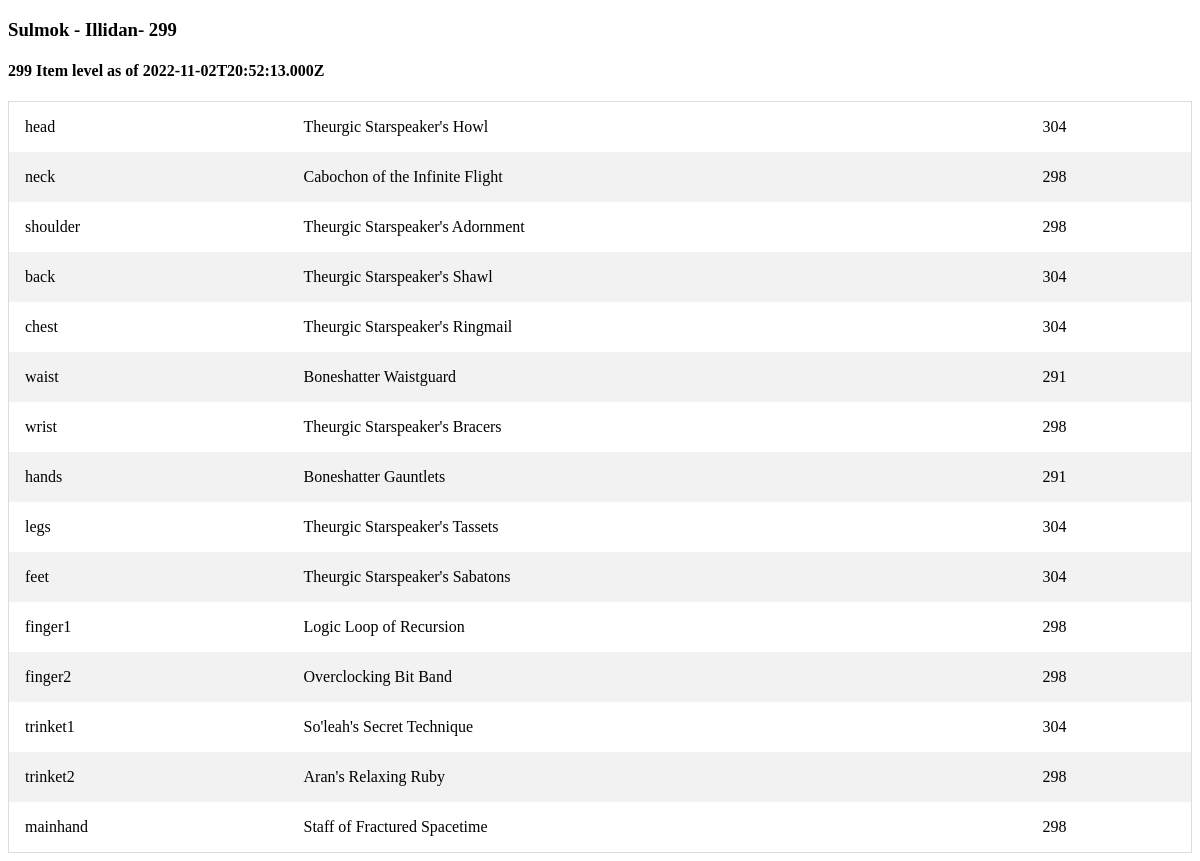
Screenshot of /us/Illidan/Sulmok with the database file from the repository.
### tables this page shows
CREATE TABLE character_gear (
    name TEXT
    ,region TEXT
    ,realm TEXT
    ,last_crawled_at TEXT
    ,equipped_item_level TEXT
    ,item_slot TEXT
    ,item_level TEXT
    ,item_name TEXT
    ,unique_key UNIQUE
    );

### app.py (the view)
@app.route('/<region>/<realm>/<character_name>')
def character_name(region,realm,character_name):
    conn = create_connection()
    cursor = conn.cursor()
    distinct_crawl_dates = cursor.execute("""select distinct last_crawled_at,equipped_item_level
                                        from character_gear
                                        where name = '{}'
                                            and realm = '{}'
                                            and region = '{}'
                                        order by last_crawled_at desc
                                            """.format(character_name,realm,region)).fetchall()
    results = cursor.execute("""select *
                            from character_gear
                            where name = '{}'
                                and realm = '{}'
                                and region = '{}'
                                """.format(character_name,realm,region))
    data = results.fetchall()
    character = cursor.execute("""select *
                            from character_gear
                            where name = '{}'
                                and realm = '{}'
                                and region = '{}'
                                """.format(character_name,realm,region)).fetchone()
    return render_template('character.html',data=data,character=character,distinct_crawl_dates=distinct_crawl_dates)

### app.py (called while the page is built)
def create_connection():
    conn = None
    try:
        file ="/home/terrysey/MythicPlus/mplus.db"
        conn = sqlite3.connect(file
        ,detect_types=sqlite3.PARSE_DECLTYPES)
        conn.row_factory=sqlite3.Row
        return conn
    except Error as e:
        print(e)
        try:
            file="mplus.db"
            conn = sqlite3.connect(file
            ,detect_types=sqlite3.PARSE_DECLTYPES)
            conn.row_factory=sqlite3.Row
            return conn
        except Error as e:
            print(e)

### templates/character.html
<!doctype html>
<link rel="stylesheet" href="{{ url_for('static', filename='style.css') }}">
<html>
<h3>{{ character['name'] }} - {{ character['realm'] }}- {{ character['equipped_item_level'] }}</h3>
{% for date in distinct_crawl_dates %}
<h4> {{date['equipped_item_level']}} Item level as of {{date['last_crawled_at'] }}</h4>
<table>
{% for item in data %}
{% if item['last_crawled_at'] == date['last_crawled_at'] %}
<tr>
  <td>{{ item['item_slot'] }}</td>
  <td>{{ item['item_name'] }}</td>
  <td>{{ item['item_level'] }}</td>
{% endif %}
{% endfor %}
{% endfor %}

### static/style.css (style rules this page uses)
table { border-collapse: collapse; border-spacing: 0; width: 100%; border: 1px solid #ddd; }
th, td { text-align: left; padding: 16px; }
tr:nth-child(even) { background-color: #f2f2f2; }

### rows the page displays
character_gear: name "Sulmok", realm "Illidan", equipped_item_level "299", item_slot "head", item_name "Theurgic Starspeaker's Howl", item_level "304"
character_gear: item_slot "neck", item_name "Cabochon of the Infinite Flight", item_level "298"
character_gear: item_slot "shoulder", item_name "Theurgic Starspeaker's Adornment", item_level "298"
character_gear: item_slot "back", item_name "Theurgic Starspeaker's Shawl", item_level "304"
character_gear: item_slot "chest", item_name "Theurgic Starspeaker's Ringmail", item_level "304"
character_gear: item_slot "waist", item_name "Boneshatter Waistguard", item_level "291"
character_gear: item_slot "wrist", item_name "Theurgic Starspeaker's Bracers", item_level "298"
character_gear: item_slot "hands", item_name "Boneshatter Gauntlets", item_level "291"
character_gear: item_slot "legs", item_name "Theurgic Starspeaker's Tassets", item_level "304"
character_gear: item_slot "feet", item_name "Theurgic Starspeaker's Sabatons", item_level "304"
character_gear: item_slot "finger1", item_name "Logic Loop of Recursion", item_level "298"
character_gear: item_slot "finger2", item_name "Overclocking Bit Band", item_level "298"
character_gear: item_slot "trinket1", item_name "So'leah's Secret Technique", item_level "304"
character_gear: item_slot "trinket2", item_name "Aran's Relaxing Ruby", item_level "298"
character_gear: item_slot "mainhand", item_name "Staff of Fractured Spacetime", item_level "298"

### other values shown
{{ date['equipped_item_level'] }} "299"
{{ date['last_crawled_at'] }} "2022-11-02T20:52:13.000Z"
